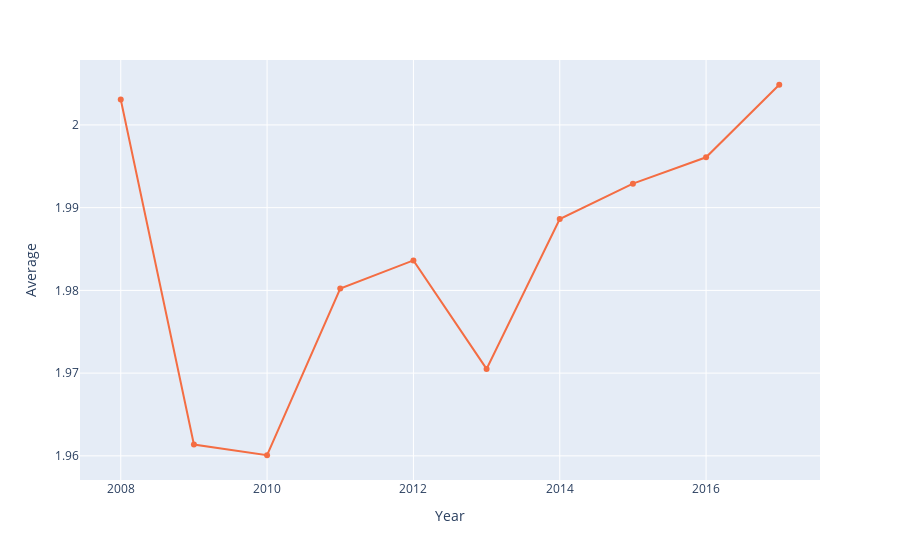

The notebook cell this image was saved under:
### Code cell
# MULTIPLE YEARS
# COUNTRY

def fig_D_top_line_beer(df, country, year1, year2):

    beer_dash = beer.T.reset_index().rename(columns={"index": "Year"})

    mask_gt = ( beer_dash["Year"] >= year1 )
    mask_lt = ( beer_dash["Year"] <= year2)
    df = beer_dash[[country, "Year"]][mask_gt & mask_lt]
    return px.line(df, x="Year", y=country, markers=True).update_traces(line_color=px.colors.diverging.Spectral[2])

fig_D_top_line_beer(beer, "Average", 2008, 2017)

### Figure 1 — Plotly figure (JSON) as saved in the notebook; plotly's stock layout.template omitted (floating-point values rounded to 4 significant figures)
{"data": [{"hovertemplate": "Year=%{x}<br>Average=%{y}<extra></extra>", "legendgroup": "", "line": {"color": "rgb(244,109,67)", "dash": "solid"}, "marker": {"symbol": "circle"}, "mode": "lines+markers", "name": "", "orientation": "v", "showlegend": false, "type": "scatter", "x": [2008, 2009, 2010, 2011, 2012, 2013, 2014, 2015, 2016, 2017], "xaxis": "x", "y": [2.003, 1.961, 1.96, 1.98, 1.984, 1.971, 1.989, 1.993, 1.996, 2.005], "yaxis": "y"}], "layout": {"autosize": true, "legend": {"tracegroupgap": 0}, "margin": {"t": 60}, "xaxis": {"anchor": "y", "autorange": true, "domain": [0, 1], "range": [2007.0, 2018.0], "title": {"text": "Year"}, "type": "linear"}, "yaxis": {"anchor": "x", "autorange": true, "domain": [0, 1], "range": [1.957, 2.008], "title": {"text": "Average"}, "type": "linear"}}}
